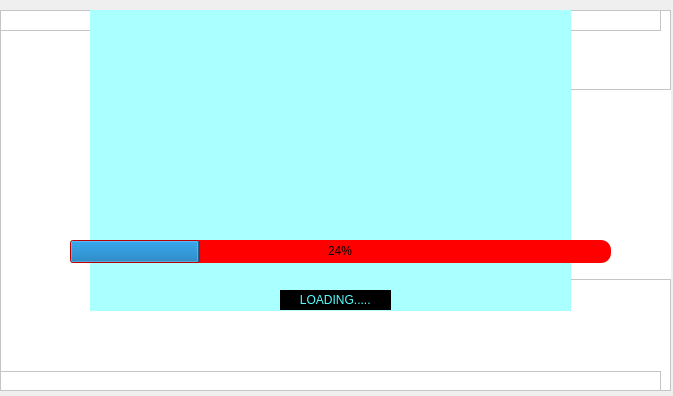
<?xml version="1.0" encoding="UTF-8"?>
<ui version="4.0">
 <class>SplashSreen</class>
 <widget class="QMainWindow" name="SplashSreen">
  <property name="geometry">
   <rect>
    <x>0</x>
    <y>0</y>
    <width>673</width>
    <height>396</height>
   </rect>
  </property>
  <property name="windowTitle">
   <string>MainWindow</string>
  </property>
  <widget class="QWidget" name="centralwidget">
   <widget class="QFrame" name="dropshadowframe">
    <property name="geometry">
     <rect>
      <x>0</x>
      <y>10</y>
      <width>671</width>
      <height>381</height>
     </rect>
    </property>
    <property name="autoFillBackground">
     <bool>false</bool>
    </property>
    <property name="styleSheet">
     <string notr="true">background-color: rgb(255, 255, 255);</string>
    </property>
    <property name="frameShape">
     <enum>QFrame::StyledPanel</enum>
    </property>
    <property name="frameShadow">
     <enum>QFrame::Raised</enum>
    </property>
    <widget class="QFrame" name="frame">
     <property name="geometry">
      <rect>
       <x>0</x>
       <y>0</y>
       <width>661</width>
       <height>21</height>
      </rect>
     </property>
     <property name="styleSheet">
      <string notr="true">QFrame
{
	background-color: rgb(255, 255, 255);
}</string>
     </property>
     <property name="frameShape">
      <enum>QFrame::StyledPanel</enum>
     </property>
     <property name="frameShadow">
      <enum>QFrame::Raised</enum>
     </property>
    </widget>
    <widget class="QFrame" name="frame_3">
     <property name="geometry">
      <rect>
       <x>0</x>
       <y>361</y>
       <width>661</width>
       <height>20</height>
      </rect>
     </property>
     <property name="styleSheet">
      <string notr="true">QFrame
{
	background-color: rgb(255, 255, 255);
}</string>
     </property>
     <property name="frameShape">
      <enum>QFrame::StyledPanel</enum>
     </property>
     <property name="frameShadow">
      <enum>QFrame::Raised</enum>
     </property>
    </widget>
    <widget class="QLabel" name="label">
     <property name="geometry">
      <rect>
       <x>280</x>
       <y>280</y>
       <width>111</width>
       <height>20</height>
      </rect>
     </property>
     <property name="styleSheet">
      <string notr="true">background-color: rgb(0, 0, 0);
color: rgb(85, 255, 255);
</string>
     </property>
     <property name="text">
      <string>      LOADING.....</string>
     </property>
    </widget>
    <widget class="QProgressBar" name="progressBar">
     <property name="geometry">
      <rect>
       <x>70</x>
       <y>230</y>
       <width>541</width>
       <height>23</height>
      </rect>
     </property>
     <property name="styleSheet">
      <string notr="true">QProgressBar{
	background-color: rgb(255, 0, 0);
    color:;
	color: rgb(0, 0, 0);
    border-style:none;
    border-radius: 10px;
    text-align: center;
}
QProgressBar ::chunk{
    border-radius: 10px;
	background-color: qlineargradient(spread:pad, x1:0, y1:0, x2:0.869318, y2:0.727, stop:0.494318 rgba(255, 255, 0, 206), stop:1 rgba(255, 255, 255, 255));
}</string>
     </property>
     <property name="value">
      <number>24</number>
     </property>
    </widget>
    <widget class="QFrame" name="frame_2">
     <property name="geometry">
      <rect>
       <x>539</x>
       <y>79</y>
       <width>141</width>
       <height>191</height>
      </rect>
     </property>
     <property name="frameShape">
      <enum>QFrame::StyledPanel</enum>
     </property>
     <property name="frameShadow">
      <enum>QFrame::Raised</enum>
     </property>
    </widget>
    <widget class="QLabel" name="label_2">
     <property name="geometry">
      <rect>
       <x>90</x>
       <y>-40</y>
       <width>481</width>
       <height>341</height>
      </rect>
     </property>
     <property name="styleSheet">
      <string notr="true">background-color: rgb(170, 255, 255);</string>
     </property>
     <property name="text">
      <string/>
     </property>
     <property name="pixmap">
      <pixmap>bhjyvwfx_4x.png</pixmap>
     </property>
     <property name="scaledContents">
      <bool>true</bool>
     </property>
    </widget>
    <zorder>frame</zorder>
    <zorder>frame_3</zorder>
    <zorder>frame_2</zorder>
    <zorder>label_2</zorder>
    <zorder>progressBar</zorder>
    <zorder>label</zorder>
   </widget>
  </widget>
 </widget>
 <resources/>
 <connections/>
</ui>
